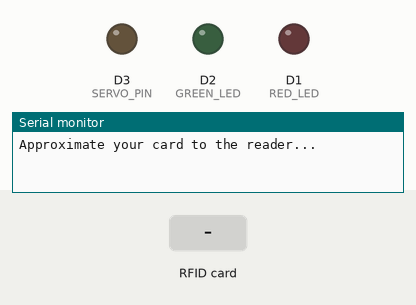
Bench run of a sketch on a simulated ESP8266 (NodeMCU). On the bench: output pins drawn as LEDs (lit = HIGH), the last lines printed to the serial monitor. The test bench sets the inputs (shaded band).

Above: at 1.2 s.
1.3 s: RFID card 23 CB 66 0E held to the reader
At 2.0 s:
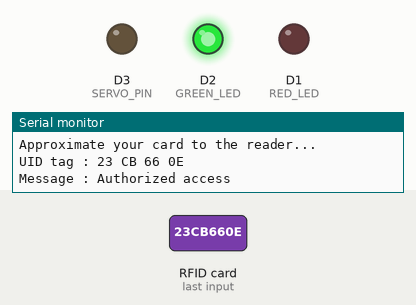
2.8 s: RFID card A3 EF 6C A6 held to the reader
At 5.5 s:
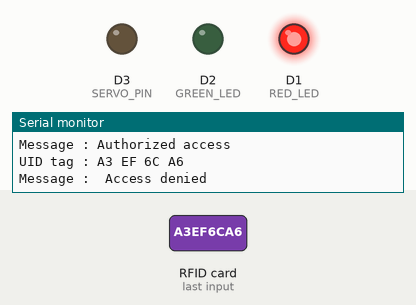
5.8 s: RFID card 5E 7A 19 C4 held to the reader
At 11.5 s:
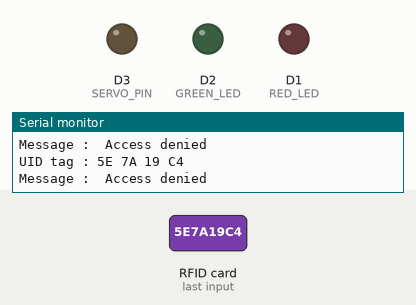
Timing chart, 0 to 13.0 s (numbered marks = the images above; inputs shaded):
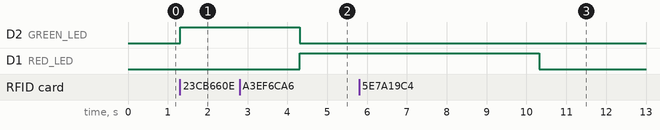

Measured:
- after the input at 1.3 s, D2 (GREEN_LED): LOW → HIGH at once
- after the input at 2.8 s, D1 (RED_LED): LOW → HIGH after 1.5 s
- after the input at 5.8 s, D1 (RED_LED): HIGH → LOW after 4.5 s instead of 1.5 s

The sketch:

Sensor_Actuator_Test.ino
```cpp
#include <SPI.h>
#include <MFRC522.h>

#define SS_PIN D8
#define RST_PIN D0

MFRC522 mfrc522(SS_PIN, RST_PIN);  // Create MFRC522 instance.

#define RED_LED D1
#define GREEN_LED D2
#define SERVO_PIN D3

#define CARD1 "23 CB 66 0E"
#define CARD2 "A3 EF 6C A6"

void setup() {
  Serial.begin(115200);  // Initiate a serial communication

  pinMode(RED_LED, OUTPUT);
  pinMode(GREEN_LED, OUTPUT);
  pinMode(SERVO_PIN, OUTPUT);

  digitalWrite(RED_LED, LOW);
  digitalWrite(GREEN_LED, LOW);
  analogWrite(SERVO_PIN, 0);

  SPI.begin();         // Initiate  SPI bus
  mfrc522.PCD_Init();  // Initiate MFRC522
  Serial.println("Approximate your card to the reader...");
  Serial.println();
}
void loop() {
  // Look for new cards
  if (!mfrc522.PICC_IsNewCardPresent()) {
    return;
  }
  // Select one of the cards
  if (!mfrc522.PICC_ReadCardSerial()) {
    return;
  }
  //Show UID on serial monitor
  Serial.print("UID tag :");
  String content = "";
  byte letter;
  for (byte i = 0; i < mfrc522.uid.size; i++) {
    Serial.print(mfrc522.uid.uidByte[i] < 0x10 ? " 0" : " ");
    Serial.print(mfrc522.uid.uidByte[i], HEX);
    content.concat(String(mfrc522.uid.uidByte[i] < 0x10 ? " 0" : " "));
    content.concat(String(mfrc522.uid.uidByte[i], HEX));
  }
  Serial.println();
  Serial.print("Message : ");
  content.toUpperCase();
  if (content.substring(1) == CARD1)  //change here the UID of the card/cards that you want to give access
  {
    Serial.println("Authorized access");
    Serial.println();
    digitalWrite(GREEN_LED, HIGH);
    delay(3000);
  }

  else {
    Serial.println(" Access denied");
    digitalWrite(RED_LED, HIGH);
    delay(3000);
  }

  digitalWrite(RED_LED, LOW);
  digitalWrite(GREEN_LED, LOW);
}
```
